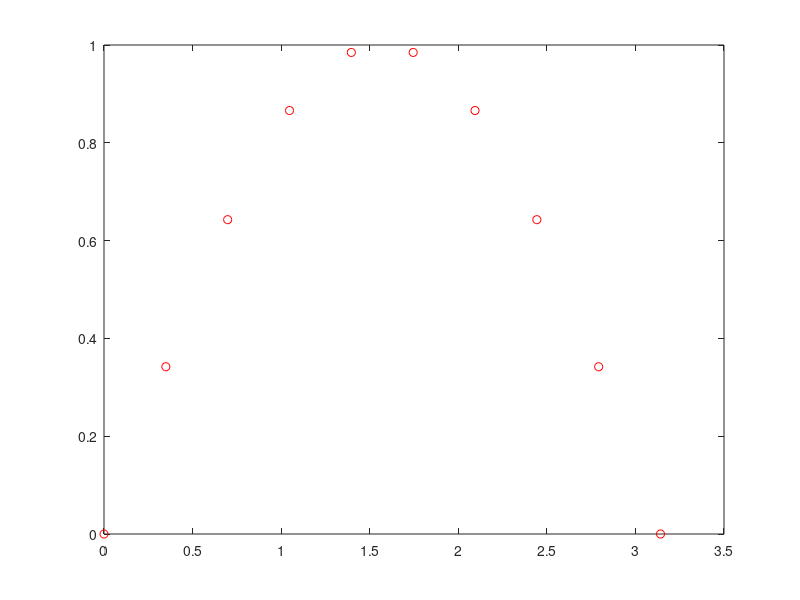
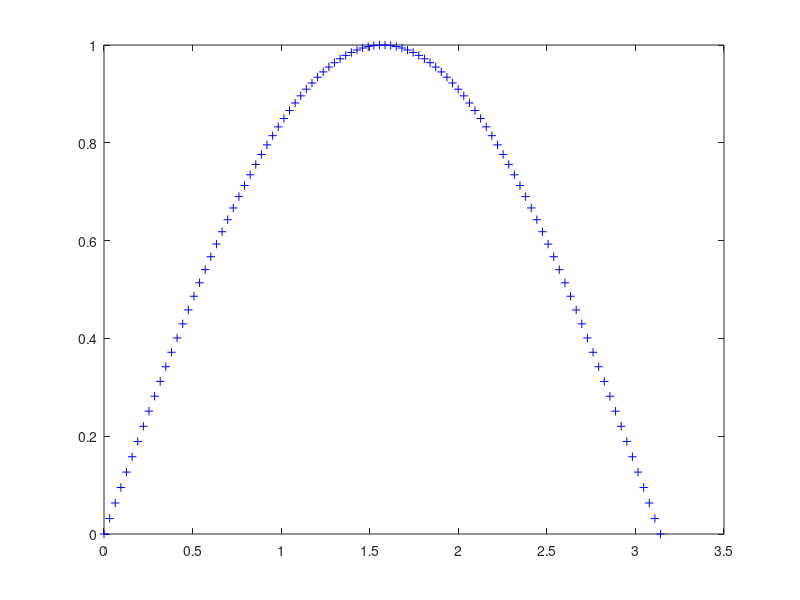

Recreate these plots in MATLAB, in order.
%SinWaveMarcoGonzalez

%Marco Gonzalez / EA 3 / 09/20/2016
%----------------------Begin Code--------------------
clc

x=linspace(0,pi,10);
x2=linspace(0,pi,100);

y=sin(x);
y2=sin(x2);


figure(1)
plot(x,y,'ro')

figure(2)
plot(x2,y2,'b+')




